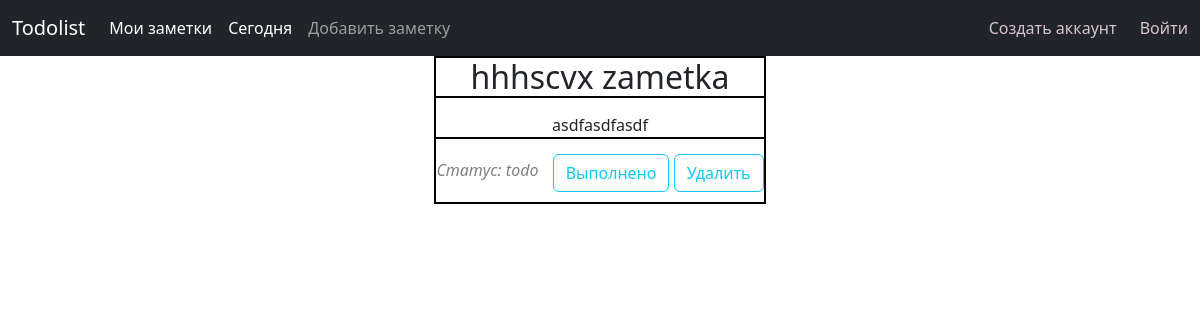
/notes/4/, run on the app's committed database.
### notes/models.py (models this page shows, shortened)
class Note(models.Model):
    STATUS_CHOICES = [
        ('ToDo', 'Не сделано'),
        ('Completed', 'Сделано'),
    ]
    title = models.CharField(max_length=200)
    created = models.DateTimeField(auto_now_add=True)
    datetodo = models.DateField()
    status = models.CharField(
        max_length=20, choices=STATUS_CHOICES, default='ToDo')
    description = models.TextField(blank=True, null=True)
    user = models.ForeignKey(User,
                             on_delete=models.CASCADE,
                             related_name='notes_created')
    class Meta:
        ordering = ['-created']

### notes/views.py (the view)
# urls.py: path('<int:note_id>/', views.detail_view, name='detail_view'),
def detail_view(request, note_id):
    note = get_object_or_404(Note, id=note_id)
    return render(request, 'notes/detail.html', {'note': note})

### notes/templates/notes/detail.html (shortened to what this page needs)
{% extends 'base.html' %}
{% load static %}
{% block content %}
  <div class="main">
    <div class="note">
        <h2 id="title" style="border-bottom:2px solid black;">{{ note.title }}</h2>
        <p id="desc" style="border-bottom:2px solid black; margin-top: 15px; margin-bottom: 15px;">{{ note.description }}</p>
        <p style="color: gray; font-style: italic; display: inline-block; vertical-align: middle; margin-right: 10px;">Статус: {{ note.get_status_display }}</p>
        <a href="#"><button style="display: inline-block; vertical-align: middle; margin-bottom: 10px;" type="button" class="btn btn-outline-info">Выполнено</button></a>
        <a href="#"><button style="display: inline-block; vertical-align: middle; margin-bottom: 10px;" type="button" class="btn btn-outline-info">Удалить</button></a>
    </div>
  </div>
{% endblock content %}

### notes/static/css/css.css (style rules this page uses)
.note { display: inline-block; margin-left: auto; margin-right: auto; border: 2px solid black; }
.main { margin: 0; padding: 0; text-align: center; }
#desc { max-width: 400px; }
h2 { border-bottom:1px solid #bbb; }

### data on the page
Note: title "hhhscvx zametka", description "asdfasdfasdf", status "todo"
